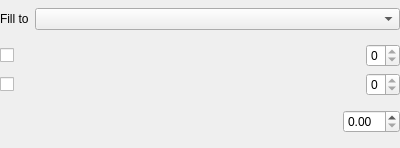
<?xml version="1.0" encoding="UTF-8"?>
<ui version="4.0">
 <class>BucketOptionsWidget</class>
 <widget class="QWidget" name="BucketOptionsWidget">
  <property name="geometry">
   <rect>
    <x>0</x>
    <y>0</y>
    <width>400</width>
    <height>148</height>
   </rect>
  </property>
  <property name="windowTitle">
   <string>Form</string>
  </property>
  <layout class="QVBoxLayout" name="verticalLayout_2">
   <property name="spacing">
    <number>6</number>
   </property>
   <property name="leftMargin">
    <number>0</number>
   </property>
   <property name="topMargin">
    <number>0</number>
   </property>
   <property name="rightMargin">
    <number>0</number>
   </property>
   <property name="bottomMargin">
    <number>6</number>
   </property>
   <item>
    <layout class="QVBoxLayout" name="verticalLayout">
     <item>
      <layout class="QHBoxLayout" name="horizontalLayout_3">
       <item>
        <widget class="QLabel" name="fillToDescLabel">
         <property name="text">
          <string>Fill to</string>
         </property>
        </widget>
       </item>
       <item>
        <widget class="QComboBox" name="fillToLayerComboBox">
         <property name="sizePolicy">
          <sizepolicy hsizetype="Expanding" vsizetype="Fixed">
           <horstretch>0</horstretch>
           <verstretch>0</verstretch>
          </sizepolicy>
         </property>
        </widget>
       </item>
      </layout>
     </item>
    </layout>
   </item>
   <item>
    <layout class="QGridLayout" name="gridLayout" rowstretch="0,0" columnstretch="0,0,0">
     <property name="sizeConstraint">
      <enum>QLayout::SetDefaultConstraint</enum>
     </property>
     <property name="topMargin">
      <number>0</number>
     </property>
     <item row="0" column="1">
      <widget class="SpinSlider" name="colorToleranceSlider" native="true">
       <property name="sizePolicy">
        <sizepolicy hsizetype="Expanding" vsizetype="Preferred">
         <horstretch>0</horstretch>
         <verstretch>0</verstretch>
        </sizepolicy>
       </property>
      </widget>
     </item>
     <item row="1" column="0">
      <widget class="QCheckBox" name="expandCheckbox">
       <property name="text">
        <string/>
       </property>
      </widget>
     </item>
     <item row="1" column="2">
      <widget class="QSpinBox" name="expandSpinBox">
       <property name="maximum">
        <number>0</number>
       </property>
      </widget>
     </item>
     <item row="0" column="2">
      <widget class="QSpinBox" name="colorToleranceSpinbox">
       <property name="maximum">
        <number>0</number>
       </property>
      </widget>
     </item>
     <item row="1" column="1">
      <widget class="SpinSlider" name="expandSlider" native="true">
       <property name="sizePolicy">
        <sizepolicy hsizetype="Expanding" vsizetype="Preferred">
         <horstretch>0</horstretch>
         <verstretch>0</verstretch>
        </sizepolicy>
       </property>
      </widget>
     </item>
     <item row="0" column="0">
      <widget class="QCheckBox" name="colorToleranceCheckbox">
       <property name="text">
        <string/>
       </property>
      </widget>
     </item>
    </layout>
   </item>
   <item>
    <layout class="QHBoxLayout" name="horizontalLayout">
     <item>
      <widget class="SpinSlider" name="strokeThicknessSlider" native="true">
       <property name="sizePolicy">
        <sizepolicy hsizetype="Expanding" vsizetype="Preferred">
         <horstretch>0</horstretch>
         <verstretch>0</verstretch>
        </sizepolicy>
       </property>
      </widget>
     </item>
     <item>
      <widget class="QDoubleSpinBox" name="strokeThicknessSpinBox"/>
     </item>
    </layout>
   </item>
  </layout>
 </widget>
 <customwidgets>
  <customwidget>
   <class>SpinSlider</class>
   <extends>QWidget</extends>
   <header>spinslider.h</header>
   <container>1</container>
  </customwidget>
 </customwidgets>
 <resources/>
 <connections/>
</ui>
